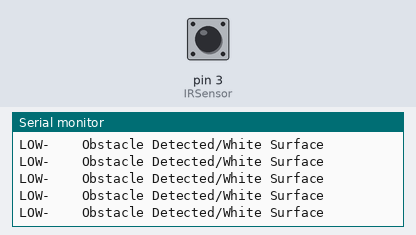
The sketch below on a simulated Arduino Uno, built with avr-gcc and run on an emulated ATmega328P. Shown: the last lines printed to the serial monitor. The inputs (shaded band) are chosen by the test bench; at power-on: pin 3 (IRSensor) LOW.

Above: at 1.2 s.
1.3 s: pin 3 (IRSensor) driven HIGH
At 1.4 s:
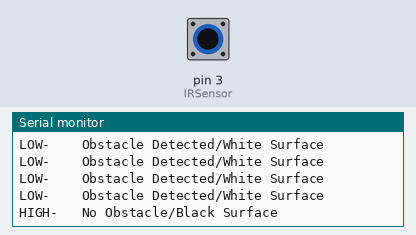
3.2 s: pin 3 (IRSensor) driven LOW
At 3.35 s:
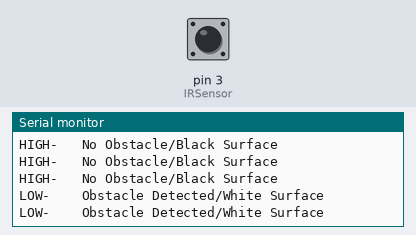

Measured:
- after the input at 1.3 s, the serial monitor: prints a new line after 0.07 s (image 1)

The sketch:

sketch_jan27a.ino
```cpp
int IRSensor = 3; // connect ir sensor to arduino pin 7

void setup()
{
  pinMode (IRSensor, INPUT); // sensor pin INPUT
  Serial.begin(9600); // open the serial port at 9600 bps:
}

void loop()
{
  int statusSensor = digitalRead (IRSensor);

  if (statusSensor == 1)
    Serial.print("HIGH-   No Obstacle/Black Surface\n");
  else
    Serial.print("LOW-    Obstacle Detected/White Surface\n");

}
```
